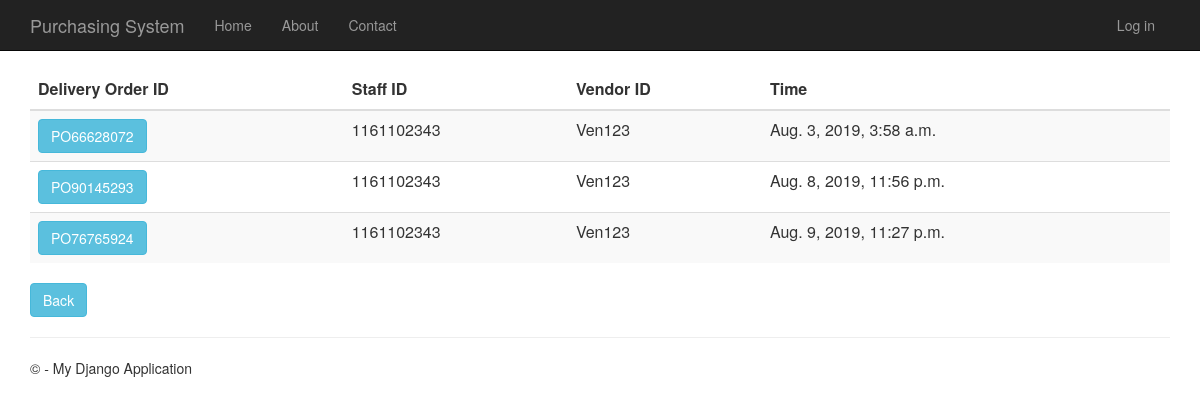
The app's page /deliveryorderhistory, older data.
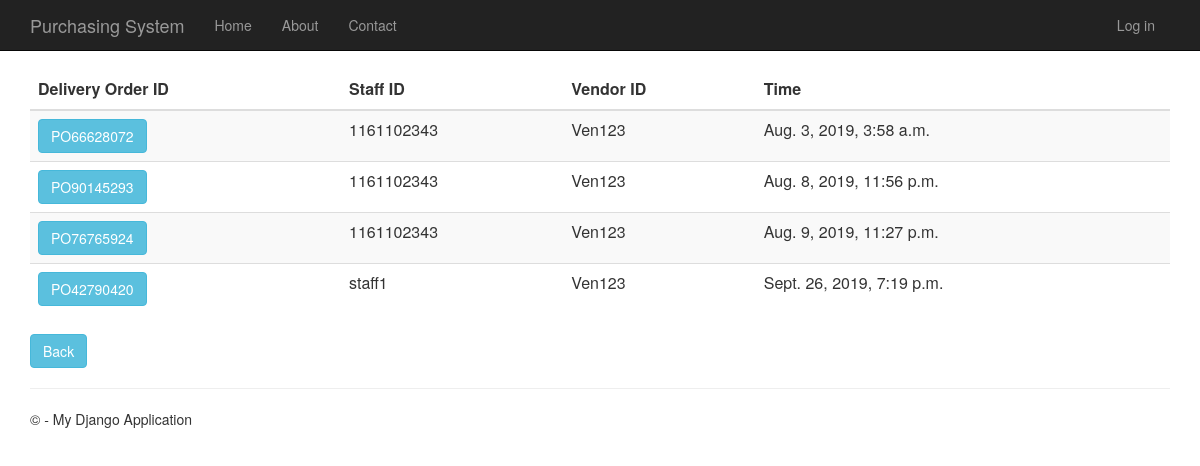
The same page, newer data.
### DeliveryOrder/models.py (models this page shows, shortened)
class DeliveryOrder(models.Model):
    delivery_order_id = models.CharField(primary_key=True, max_length=10)
    shipping_instructions = models.TextField()
    time_created = models.DateTimeField()
    description = models.TextField(null=True,default=None, blank=True)
    total_price = models.DecimalField(max_digits=10, decimal_places=2, default=Decimal('0.00'))
    person_id = models.ForeignKey(Person)
    vendor_id = models.ForeignKey(Vendor)
    purchase_order_id = models.OneToOneField(PurchaseOrder)

### app/models.py (models this page shows, shortened)
class Person(models.Model):
    user_id = models.OneToOneField(User)
    person_id = models.CharField(primary_key=True, max_length=10)
    person_name = models.TextField()
    person_address = models.TextField()
    person_phone_number = models.TextField()
    person_role = models.TextField(default = 'MANAGER')

class Vendor(models.Model):
    vendor_id = models.CharField(primary_key=True, max_length=10)
    vendor_name = models.TextField()
    vendor_phone_number = models.TextField()
    vendor_address = models.TextField()
    vendor_email = models.TextField()
    def __str__(self):
        return str(self.vendor_id)

### DeliveryOrder/views.py (the view)
# urls.py: url(r'^deliveryorderhistory', DeliveryOrder.views.deliveryorderhistory, name="delivery_order_history"),
def deliveryorderhistory(request):
    delivery_orders = DeliveryOrder.objects.all()
    context = {
            'title':'delivery Order History',
            'rows':delivery_orders
        }
    return render(request,'DeliveryOrder/deliveryorderhistory.html',context)

### DeliveryOrder/templates/DeliveryOrder/deliveryorderhistory.html
﻿{% extends "app/layout.html" %}
{% block content %}
<div class="purcahseorderhistory margintop" action="menu" >
    <form action="deliveryorderhistorydetails" method="GET">
        <table class="table table-striped margintop">
          <thead>
            <tr>
              <th scope="col">Delivery Order ID</th>
              <th scope="col">Staff ID</th>
              <th scope="col">Vendor ID</th>
              <th scope="col">Time</th>
            </tr>
          </thead>
          <tbody>
              {% for r in rows %}
            <tr>
                 <td><button type="submit" name="do_id" value="{{r.delivery_order_id}}" class="btn btn-info" >{{r.delivery_order_id}}</button></td>
                 <td>{{r.person_id.person_id}}</td>
                 <td>{{r.vendor_id}}</td>
                 <td>{{r.time_created}}</td>
            </tr>
              {% endfor %}
          </tbody>
        </table>
        <div class="margintop">
            <a type="submit" class="btn btn-info" href="/menu">Back</a>
        </div>
    </form>
</div>
{% endblock %}

Row changes from the older to the newer data that the page shows:
added DeliveryOrder: delivery_order_id "PO42790420", person_id.person_id "staff1", vendor_id "Ven123", time_created "Sept. 26, 2019, 7:19 p.m."
